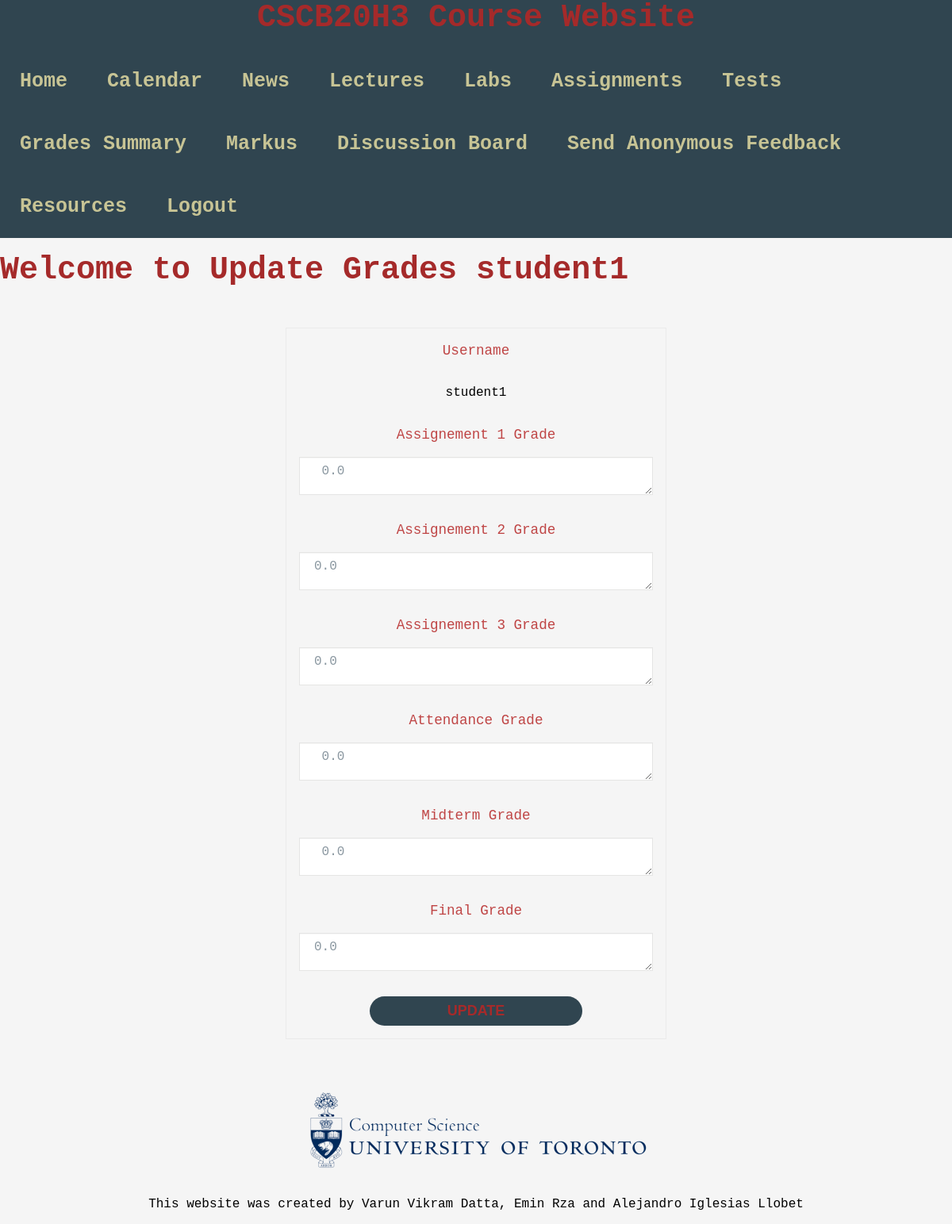
Page /Update_Grades_Instructor/1 (signed in) on the committed database.
### app.py (models this page shows, shortened)
class Student(db.Model):
    __tablename__ = 'Student'
    id = db.Column(db.Integer, primary_key=True)
    username = db.Column(db.String(100), unique=True, nullable=False)
    email = db.Column(db.String(100), unique=True, nullable=False)
    password = db.Column(db.String(100), nullable=False)
    assignment1 = db.Column(db.Float, nullable=False)
    assignment2 = db.Column(db.Float, nullable=False)
    assignment3 = db.Column(db.Float, nullable=False)
    tut_attendance = db.Column(db.Float, nullable=False)
    midterm = db.Column(db.Float, nullable=False)
    final = db.Column(db.Float, nullable=False)

### app.py (the view)
@app.route('/Update_Grades_Instructor/<int:id>',methods = ['GET', 'POST'])
def Update_Grades_Instructor(id):
    pagename = 'Update Grades'
    Student_to_update = Student.query.get_or_404(id)
    if request.method == "POST":
        Student_to_update.assignment1 = request.form['A1']
        Student_to_update.assignment2 = request.form['A2']
        Student_to_update.assignment3 = request.form['A3']
        Student_to_update.tut_attendance = request.form['Att']
        Student_to_update.midterm = request.form['Mid']
        Student_to_update.final = request.form['Final']
        try:
            db.session.commit()
            return redirect('/View_Grades_Instructor')
        except:
            flash('There was a problem updating the grade',"error")
            return redirect('/View_Grades_Instructor')
    else:
        return render_template('Update_Grades_Instructor.html', pagename = pagename, Student_to_update=Student_to_update)

### templates/Update_Grades_Instructor.html (shortened to what this page needs)
{% extends "template.html" %}
{% block content %}
<h1>Welcome to Update Grades {{session.user}} </h1>
<form action="/Update_Grades_Instructor/{{Student_to_update.id}}" method = "POST" id="update_grades">
    <label for="Name">Username</label>
    <p>{{Student_to_update.username}}</p>
    <label for="A1"> Assignement 1 Grade</label>
    <textarea id="number" name="A1"> {{Student_to_update.assignment1}} </textarea>
    <label for="A2">Assignement 2 Grade</label>
    <textarea id="number" name="A2">{{Student_to_update.assignment2}} </textarea>
    <label for="A3">Assignement 3 Grade</label>
    <textarea id="number" name="A3">{{Student_to_update.assignment3}} </textarea>
    <label for="Attendance">Attendance Grade</label>
    <textarea id="number" name="Att"> {{Student_to_update.tut_attendance}}</textarea>
    <label for="Midterm">Midterm Grade</label>
    <textarea id="number" name="Mid"> {{Student_to_update.midterm}}</textarea>
    <label for="Final">Final Grade</label>
    <textarea id="Final" name="Final">{{Student_to_update.final}} </textarea>
    <button type="register">Update</button>
</form>
{% endblock %}

### static/styles/template.css (style rules this page uses)
html { -webkit-text-size-adjust: 100%; -ms-text-size-adjust: 100%; }
*, *:before, *:after { -moz-box-sizing: border-box; -webkit-box-sizing: border-box; box-sizing: border-box; }
body { background-color:whitesmoke; font-family: "VT323", monospace; margin: 0; }
form { display: flex; gap: 16px; flex-direction: column; align-items: center; max-width: 480px; margin: 50px auto; padding: 16px; border: 1px solid #eaeaea; font-family: "VT323", monospace; justify-content: center; background-color: whitesmoke; }
input[type="text"], input[type="password"], input[type="date"], input[type="datetime"], input[type="email"], input[type="number"], input[type="search"], input[type="tel"], input[type="time"], input[type="url"], textarea, select { background-color: #ffffff; border: 1px solid #e5e5e4; font-size: 16px; height: auto; margin: 0; outline: 0; padding: 8px 18px; height: 48px; width: 100%; color: #8a97a0; box-shadow: 0 1px 0 rgba(0,0,0,0.03) inset; margin-bottom: 16px; transition: all .2s ease; }
button { font-size: 16px; font-weight: 600; text-transform: uppercase; padding: 8px; color: #c7c495; border-bottom: 40px; background-color: #304550; border: 10px whitesmoke; border-radius: 24px; font-size: 18px; text-align: center; width: 60%; color: brown; }
label { display: block; line-height: 24px; font-size: 16px; font-weight: 400; margin-bottom: 4px; }
p { font-family: "VT323", monospace; }
label { font-family: "VT323", monospace; font-size: 1.1rem; color: rgb(191, 69, 69); margin: 0; }
h1 { font-family: "VT323", monospace; font-size: 2.5rem; color: brown; margin: 0; }

### rows in the picture
Student: user "student1", username "student1", A1 "0.0", A2 "0.0", A3 "0.0", Att "0.0", Mid "0.0", Final "0.0"
